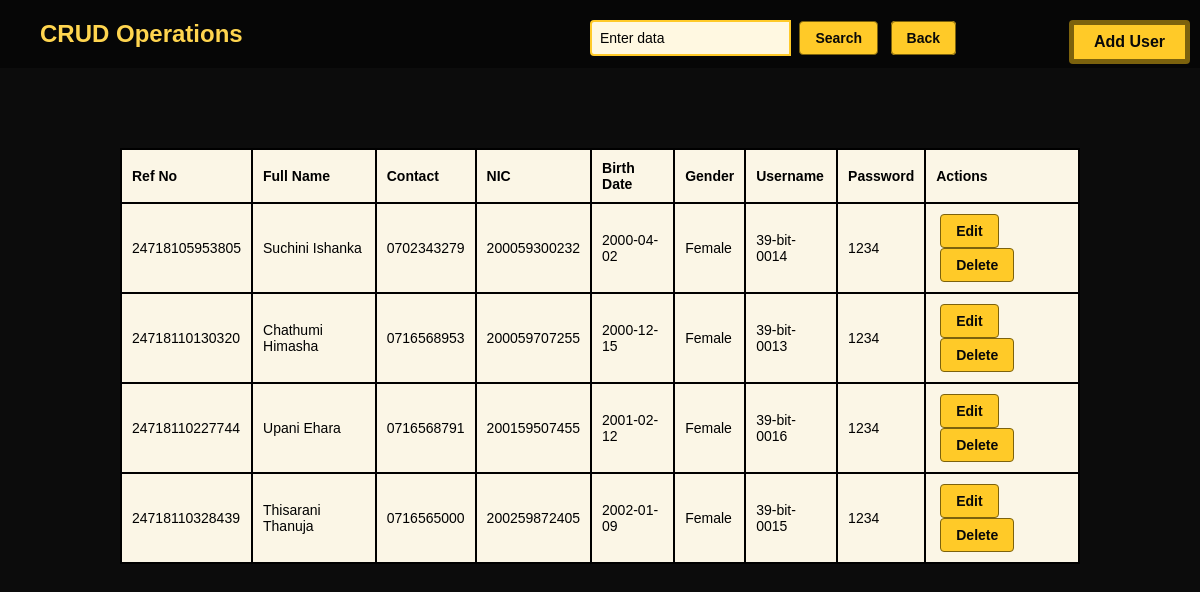
Page /Crud/CRUD.php on the committed database.
### tables this page shows
CREATE TABLE `signup` (
  `RefNo` varchar(255) NOT NULL,
  `FullName` varchar(255) NOT NULL,
  `Contact` varchar(10) NOT NULL,
  `NIC` varchar(255) NOT NULL,
  `BirthDate` varchar(255) NOT NULL,
  `Gender` varchar(255) NOT NULL,
  `Username` varchar(255) NOT NULL,
  `Password` varchar(255) NOT NULL
);

### Crud/User.php (called while the page is built, shortened)
<?php
class User {
    private $db;
    public function __construct() {
        $this->db = new DatabaseConnection();
    }
    public function getAllUsers() {
        $conn = $this->db->getConnection();
        $sql = "SELECT * FROM signup";
        $result = $conn->query($sql);
        $users = [];
        if ($result && $result->num_rows > 0) {
            while ($row = $result->fetch_assoc()) {
                $users[] = $row;
            }
        }
        return $users;
    }
    public function closeConnection() {
        $this->db->closeConnection();
    }
}
?>

### Crud/CRUD.php (the view, shortened to what this page needs)
<?php
require_once '../Crud/User.php';
$userObj = new User();
$users = [];
if (isset($_GET['search'])) {
    $searchTerm = $_GET['search'];
    $users = $userObj->searchUsers($searchTerm);
} else {
    $users = $userObj->getAllUsers();
}
?>
<!DOCTYPE html>
<html lang="en">
<head>
    <link rel="stylesheet" href="crud.css">
</head>
<body>
    <div class="crud-header">
        <h2 class="crud-heading">CRUD Operations</h2>
        <a href="../SignUp/index.php" class="btn btn-primary">Add User</a>
    </div>
    <div class="search-bar">
        <form method="GET" action="CRUD.php">
            <input type="text" name="search" placeholder="Enter data" class="search-input">
            <button type="submit" class="btn btn-search">Search</button>
            <a href="CRUD.php" class="btn btn-back">Back</a>
        </form>
    </div>
    <table class="crud-table" border="1">
        <thead>
            <tr>
                <th>Ref No</th>
                <th>Full Name</th>
                <th>Contact</th>
                <th>NIC</th>
                <th>Birth Date</th>
                <th>Gender</th>
                <th>Username</th>
                <th>Password</th>
                <th>Actions</th>
            </tr>
        </thead>
        <tbody>
            <?php foreach ($users as $user): ?>
            <tr>
                <td><?php echo htmlspecialchars($user['RefNo']); ?></td>
                <td><?php echo htmlspecialchars($user['FullName']); ?></td>
                <td><?php echo htmlspecialchars($user['Contact']); ?></td>
                <td><?php echo htmlspecialchars($user['NIC']); ?></td>
                <td><?php echo htmlspecialchars($user['BirthDate']); ?></td>
                <td><?php echo htmlspecialchars($user['Gender']); ?></td>
                <td><?php echo htmlspecialchars($user['Username']); ?></td>
                <td><?php echo htmlspecialchars($user['Password']); ?></td>
                <td>
                    <a href="CRUD.php?edit=<?php echo htmlspecialchars($user['RefNo']); ?>">
                        <button type="button" class="btn btn-edit">Edit</button>
                    </a>
                    <a href="CRUD.php?delete=<?php echo htmlspecialchars($user['RefNo']); ?>">
                        <button type="button" class="btn btn-delete">Delete</button>
                    </a>
                </td>
            </tr>
            <?php endforeach; ?>
        </tbody>
    </table>
</body>
</html>

### Crud/crud.css (style rules this page uses)
body { font-family: Arial, sans-serif; background-color: #0c0c0c; margin: 0; padding: 0; display: flex; flex-direction: column; align-items: center; height: 100vh; background-image: url('https://t4.ftcdn.net/jpg/04/80/12/93/360_F_480129384_xkBXyTdVt1R5F7KBwTD2kDURi7hV97Ad.jpg'); background-size: cover; background-position: center; overflow: hidden; }
.crud-header { display: flex; justify-content: space-between; align-items: center; padding: 20px; background-color: rgba(0, 0, 0, 0.5); width: 100%; position: relative; margin-right: 20px; }
.crud-header h2 { color: #ffd54f; margin: 0; margin-left: 50px; }
.search-bar { display: flex; align-items: center; position: absolute; top: 20px; right: 240px; }
.search-input { padding: 8px; border: 2px solid #ffca28; border-radius: 4px 0 0 4px; outline: none; background-color: #fff8e1; font-size: 14px; color: #000; flex: 1; }
.search-input::placeholder { color: #000; }
.btn { background-color: #ffd54f; color: #000000; font-weight: bold; padding: 8px 15px; border: 1px solid #ffd54f; border-radius: 4px; cursor: pointer; text-decoration: none; margin-left: 8px; }
.btn.btn-primary { background-color: #ffca28; color: #090909; padding: 8px 20px; border: none; border-radius: 4px; font-weight: bold; text-decoration: none; position: absolute; top: 20px; right: 20px; z-index: 1000; border: 5px solid #7c620d; font-size: 16px; }
.crud-heading { text-align: center; color: #ffca28; margin-top: 20px; margin-bottom: 20px; font-size: 24px; }
table { width: 80%; border-collapse: collapse; background-color: #fbf6e6; margin-top: 80px; }
table, th, td { border: 2px solid #000; }
th, td { padding: 10px; text-align: left; font-size: 14px; }
.btn-edit, .btn-delete, .btn.btn-search, .btn.btn-back { background-color: #ffca28; color: #090909; font-weight: bold; padding: 8px 15px; border: 1px solid #7c620d; border-radius: 4px; cursor: pointer; text-decoration: none; font-size: 14px; margin: 0 4px; }
.btn-edit { background-color: #ffca28; border: 1px solid #7c620d; }
.btn-delete { background-color: #ffca28; border: 1px solid #7c620d; }
.btn.btn-search { background-color: #ffca28; border: 1px solid #7c620d; }
.btn.btn-back { background-color: #ffca28; border: 1px solid #7c620d; }

### rows in the picture
signup: RefNo "24718105953805", FullName "Suchini Ishanka", Contact "0702343279", NIC "200059300232", BirthDate "2000-04-02", Gender "Female", Username "39-bit-0014", Password "1234"
signup: RefNo "24718110130320", FullName "Chathumi Himasha", Contact "0716568953", NIC "200059707255", BirthDate "2000-12-15", Gender "Female", Username "39-bit-0013", Password "1234"
signup: RefNo "24718110227744", FullName "Upani Ehara", Contact "0716568791", NIC "200159507455", BirthDate "2001-02-12", Gender "Female", Username "39-bit-0016", Password "1234"
signup: RefNo "24718110328439", FullName "Thisarani Thanuja", Contact "0716565000", NIC "200259872405", BirthDate "2002-01-09", Gender "Female", Username "39-bit-0015", Password "1234"
